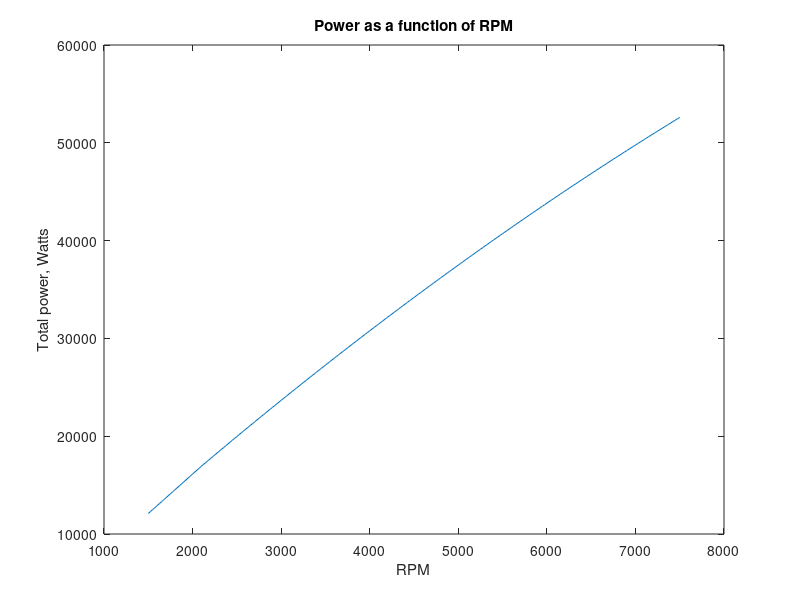
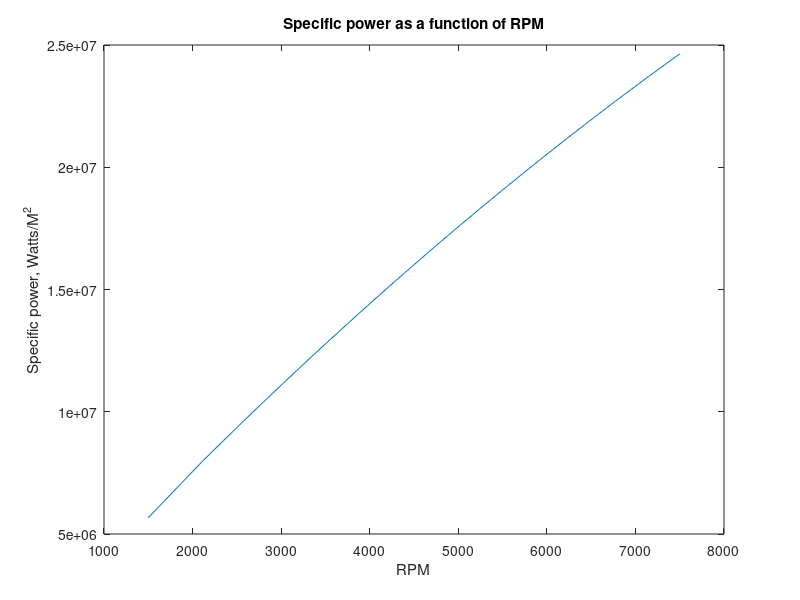
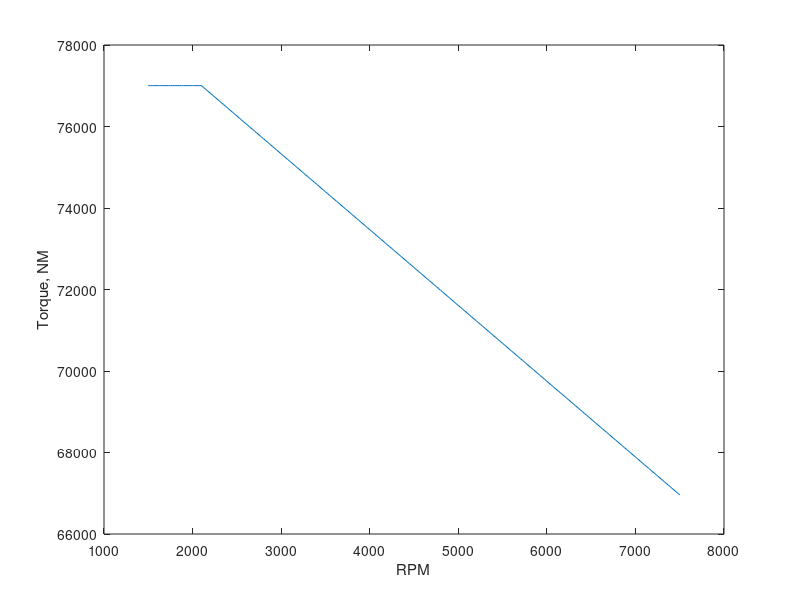
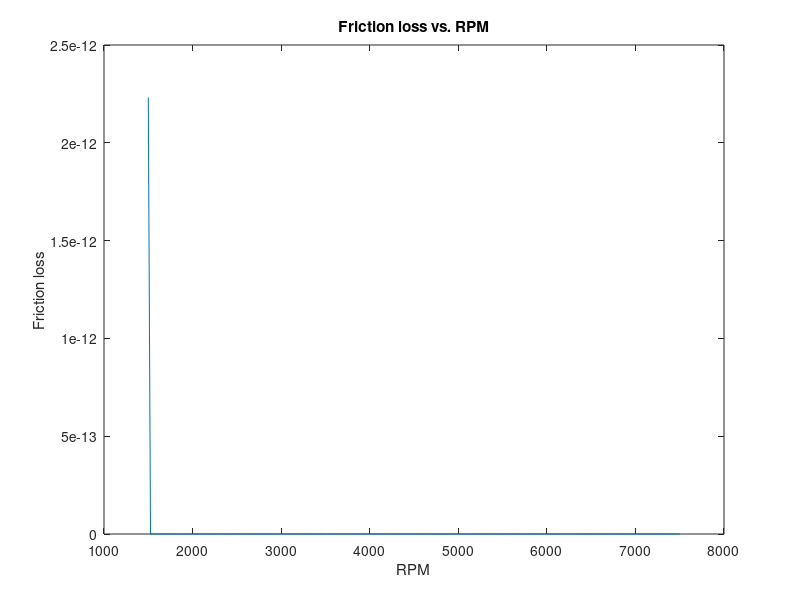

Write the MATLAB code that produced these figures, in order.
%%
clear all
close all
i = 1; 
rc = 10;
    
% Initial Conditions
p(1) = 101325;%pa
T(1) = 294; %k
gamma = 1.4;
R = 287; %j/kg*K, gas constant
Cp = R*gamma/(gamma-1); %J/kg*K
Cv = Cp-R;

%Engine Parameters
Qlhv = 44e6; %j/kg
f = 14.7; % air to fuel mass ratio
C = 6; % number of cylinders
D = .0016; %Total Displacement, m^3
nt = 0.5; %Indicated Thermal Efficiency

% State 1, 
rho(1) = p(1)/(R*T(1)); %from ideal gas law

% State 2, path 2-3: isentropic compression
rho(2) = rho(1) * rc;
p(2) = p(1)* (rho(2)/rho(1))^gamma;
T(2) = p(2)/(rho(2)* R);

% State 3, path 2-3: constant volume heat addition

% combustive efficiency, from Heywood p 82
if f <= 14.7
    nc = 0.95;
end


%T(3) = T(2) + nc*Qlhv/(Cp* f); 
T(3) = 3071.; %K, from CEA
rho(3) = rho(2);
p(3) = rho(3) * R* T(3);


% State 4
rho(4) = rho(1);
p(4) = p(3)* (rho(4)/rho(3))^ (gamma); %this is an estimate, could use refprop to find actual
T(4) = p(4)/(rho(4) * R);
j = 1;
% Work

Ws = nt*Cv*((T(3)-T(2)) - (T(4)-T(1))); %Specific work per cylinder, J/kg
Ma = (D/C)*(rc/(rc-1)) * rho(1); %Mass of Air in each cylinder, kg
Wc = Ws*Ma; %Work per Cylinder, J
Wt = Wc * C; %total work, J
nv = Ma*C/(rho(1)*D);

RPM = 5000;
D_cc = 1500;

Mf = Ma/f;
Qin = Mf * Qlhv;
S = 2000; %cM/sec
N = RPM/60; %rev/sec
stroke = S/(2 * N); %cM
displacement = D_cc/6;
bore = sqrt(4 * displacement /(pi*stroke));

stroke = .0641;
bore = 1.1* stroke; 

Vd = ((pi*bore^2*stroke)/4); %meter cubes
V1  = Vd/(1-(1/rc));
Q = Qin /(p(1)*V1);

%Power
N = 5000; % RPM, Max
i = 1;
%% Mechanical eff

stroke = stroke / 100;
RPM = [2100 9000];
mech_eff = [ .9 .75];
%maximum rpm
Nmax = 7000;

stroke = stroke / 100;
for N = 1500:25:7500
    c = 6; % number of cylinder
   
    Ubar = 2*(stroke) * N/60;

    A = pi * bore * stroke/100;

    m = .17; % mm
    m = .07/1000; %m
    stroke = stroke / 100;
    RPM = [2100 9000];
    mech_eff = [ .9 .75];

    %u = (8.34* 10^-5) * e^(1474/(temp - 368)
    u = 1.44E-4;
    %https://wiki.anton-paar.com/en/engine-oil/
    u = .0119;

    t = u * (Ubar / m);
    f = A * t;

    Pf(i) = 1.5 * c * Ubar * f;
    
    if N<= 2100
        mechanical_eff = .9;
    else
        mechanical_eff = interp1(RPM, mech_eff, N, 'linear');
    end
    Power(i) = Wt * N/120;
    P_rate(i) = .8 * Power(i); 
    P_specific(i) = mechanical_eff* Ws * N/120;
    P_cylinder(i) = P_specific(i) * Ma;
    P_total(i) = P_cylinder(i) * C;
    imep(i) = P_total(i)/1000*2*10^3/(D*1000*(N/60));
    bmep(i) = mechanical_eff*imep(i);
    %p_real(i) = ((P_total(i) - Pf(i))/(P_total(i))) * P_total(i)
    
    P_hp(i) = P_total(i)/745.699872;
    % SFC
    SFC(i) = (C * Ma/f)/(Wt); %kg/kj
    SFC_Converted(i) = SFC(i) * 3.6e9; %g/Kw-hr
    Torque(i) = 9548.8 * P_total(i)/N;
    
    i = i + 1;
end

figure 
plot(1500:25:7500, P_total);
xlabel('RPM')
ylabel('Total power, Watts')
title('Power as a function of RPM')

figure 
plot(1500: 25:7500, P_specific);
xlabel('RPM')
ylabel('Specific power, Watts/M^2')
title('Specific power as a function of RPM')


figure 
plot(1500: 25:7500, Torque);
xlabel('RPM')
ylabel('Torque, NM')

figure 
plot(1500: 25:7500, Pf);
xlabel('RPM')
ylabel('Friction loss')
title('Friction loss vs. RPM')
%S(1, i)= refpropm('S','D',rho(1,i), 'P',p(1, i)/1e3, 'air.ppf');
%S(2, i)= refpropm('S','D',rho(2, i), 'P',p(2, i)/1e3, 'air.ppf');
%S(3, i)= refpropm('S','D',rho(3, i), 'P',p(3, i)/1e3, 'air.ppf');
%S(4, i)= refpropm('S','D',rho(4, i), 'P',p(4, i)/1e3, 'air.ppf');

figure
plot(1500:25:7500, P_hp)
xlabel('RPM')
ylabel('Power (hp)')

figure
plot(1500:25:7500, bmep)
xlabel('RPM')
ylabel('bmep (kPa)')
title('bmep vs RPM')

%plot(P_hp(i,:),.0015 : .000050 : .0018 )
otto_eff = 1-(1/rc^(gamma-1));
o_eff = 1-(T(4)-T(1))./(T(3)-T(2));
 
%st = strcat('Displacement =  ' , num2str(.00150 + .00005*(i-1)), ' cc')
%ht = text(SFC_Converted(1, i ),9.3, st);
%set(ht, 'Rotation', 85)  
